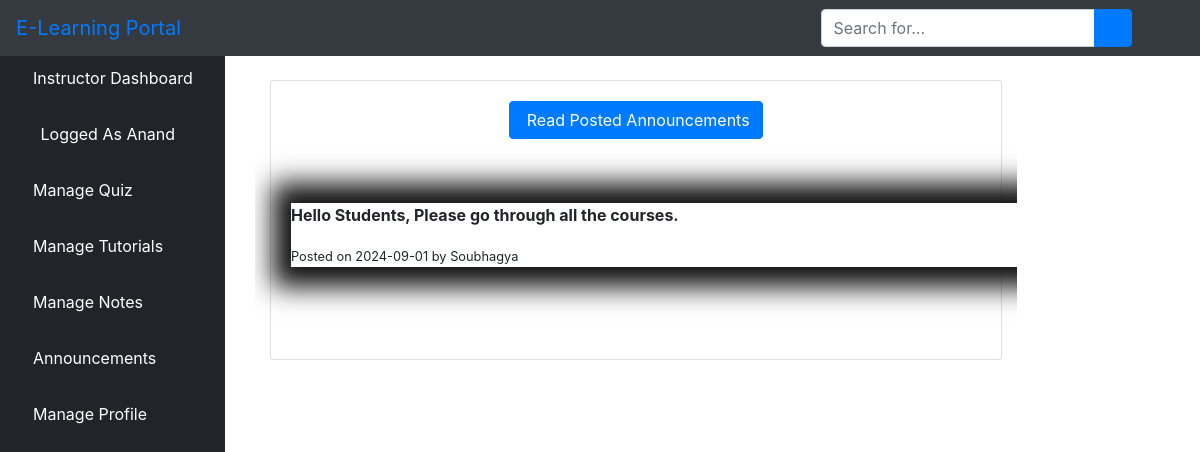
Screenshot of /llchat/ (signed in) with the database file from the repository.
### elearn/models.py (models this page shows)
class User(AbstractUser):
    is_learner = models.BooleanField(default=False)
    is_instructor = models.BooleanField(default=False)
    is_admin = models.BooleanField(default=False)

class Announcement(models.Model):
    user = models.ForeignKey(User, on_delete=models.CASCADE)
    content = models.TextField()
    posted_at = models.DateTimeField(auto_now=True, null=True)
    def __str__(self):
        return str(self.content)

### elearn/views.py (the view)
# urls.py: path('llchat/', views.TiseList.as_view(), name='llchat'),
class TiseList(LoginRequiredMixin, ListView):
    model = Announcement
    template_name = 'dashboard/instructor/tise_list.html'
    def get_queryset(self):
        return Announcement.objects.filter(posted_at__lt=timezone.now()).order_by('posted_at')

### elearn/templates/dashboard/instructor/tise_list.html (shortened to what this page needs)
{% extends 'dashboard/instructor/base.html' %}
{% block body %}
  <div class="container-fluid">
        <div class="row">
          <div class="col-11 mb-3">
          <div class="col-11 mb-3">
                <div id="content-wrapper" style="padding-top: 30px">
        <div class="container-fluid">
            <div class="card mb-3">
                <div class="card-body">
    <center><a href="/llchat"><button class="btn btn btn-primary">
    Read Posted Announcements</button></a><br><br><br></center>
    {% for chat in object_list %}
        <div class="chat" style="width: 150%; background: white; box-shadow: 2px 0px 25px 20px #111;">
            <p><b class="chat-content">{{ chat|linebreaks }}</b></p>
            <small class="chat-date">Posted on {{ chat.posted_at }}  by  {{ chat.user }}</small>
        </div><br><br><br>
    {% empty %}
    <h1 class="heading">No Chats Yet Be The First To Message!</h1><br>
    {% endfor %}
    </div>
                      </div>
                    </div>
                  </div>
</div>
</div>
</div>
{% endblock body %}

### elearn/templates/dashboard/instructor/base.html (shortened to what this page needs)
<!DOCTYPE html>
<html lang="en">
<head>
    {% load static %}
    <link href="{% static 'vendor/fontawesome-free/css/all.min.css' %}" rel="stylesheet" type="text/css">
    <link href="{% static 'vendor/datatables/dataTables.bootstrap4.css' %}" rel="stylesheet">
    <link href="{% static 'css/sb-admin.css' %}" rel="stylesheet">
</head>
<body id="page-top">
<nav class="navbar navbar-expand navbar-dark bg-dark fixed-top">
    <a class="navbar-brand mr-1 text-primary" href="">E-Learning Portal</a>
    <button class="btn btn-link btn-sm text-white order-1 order-sm-0" id="sidebarToggle" href="#">
        <i class="fas fa-bars"></i>
    </button>
    <form class="d-none d-md-inline-block form-inline ml-auto mr-0 mr-md-3 my-2 my-md-0">
        <div class="input-group">
            <input type="text" class="form-control" placeholder="Search for..." aria-label="Search" aria-describedby="basic-addon2">
            <div class="input-group-append">
                <button class="btn btn-primary" type="button">
                    <i class="fas fa-search"></i>
                </button>
            </div>
        </div>
    </form>
    <ul class="navbar-nav ml-auto ml-md-0">
        <li class="nav-item dropdown no-arrow">
            <a class="nav-link dropdown-toggle" href="#" id="userDropdown" role="button" data-toggle="dropdown" aria-haspopup="true" aria-expanded="false">
                <i class="fas fa-user-circle fa-fw text-primary"></i>
            </a>
        </li>
    </ul>
</nav>
<div id="wrapper" style="padding-top: 50px;">
<ul class="sidebar navbar-nav">
    <li class="nav-item active">
        <a class="nav-link" href="{% url 'instructor' %}">
         <i class="fa fa-home" aria-hidden="true"></i>
            <span>Instructor Dashboard</span>
        </a>
    </li>
    <li class="nav-item active">
        <a class="nav-link" href="">
            <i class="fas fa-user-circle fa-fw text-primary"></i>
            <span>Logged As {{ user.username }}</span>
        </a>
    </li>
    <li class="nav-item dropdown no-arrow">
                            <a class="nav-link dropdown-toggle" data-toggle="dropdown" aria-haspopup="true" aria-expanded="false" href="">
          <i class="fa fa-th-list" aria-hidden="true"></i>
            <span style="color: white">Manage Quiz</span>
        </a>
        </li>
         <li class="nav-item dropdown no-arrow">
                            <a class="nav-link dropdown-toggle" data-toggle="dropdown" aria-haspopup="true" aria-expanded="false" href="">
            <i class="fas fa-book-reader" aria-hidden="true"></i>
             <span style="color: white">Manage Tutorials</span>
        </a>
        </li>
         <li class="nav-item">
        <a class="nav-link" href="{% url 'lnotes' %}">
            <i class="fas fa-pen" aria-hidden="true"></i>
            <span style="color: white">Manage Notes</span>
        </a>
    </li>
    <li class="nav-item dropdown no-arrow">
                            <a class="nav-link dropdown-toggle" data-toggle="dropdown" aria-haspopup="true" aria-expanded="false" href="">
        <i class="fas fa-bell"></i>
            <span style="color: white">Announcements</span>
        </a>
        </li>
     <li class="nav-item dropdown no-arrow">
                            <a class="nav-link dropdown-toggle" data-toggle="dropdown" aria-haspopup="true" aria-expanded="false" href="">
            <i class="fas fa-user text-default"></i>
            <span style="color: white">Manage Profile</span>
        </a>
        </li>
</ul>
    {% block body %}{% endblock %}
</div>

### rows the page displays
User: username "Anand"
Announcement: posted_at "2024-09-01", user "Soubhagya"
